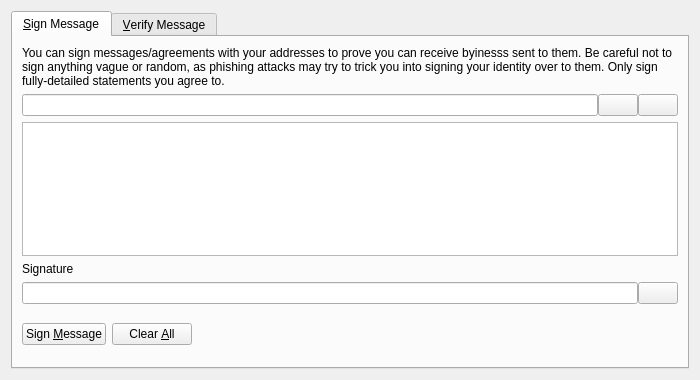
<?xml version="1.0" encoding="UTF-8"?>
<ui version="4.0">
 <class>SignVerifyMessageDialog</class>
 <widget class="QDialog" name="SignVerifyMessageDialog">
  <property name="geometry">
   <rect>
    <x>0</x>
    <y>0</y>
    <width>700</width>
    <height>380</height>
   </rect>
  </property>
  <property name="windowTitle">
   <string>Signatures - Sign / Verify a Message</string>
  </property>
  <property name="modal">
   <bool>true</bool>
  </property>
  <layout class="QVBoxLayout" name="verticalLayout">
   <item>
    <widget class="QTabWidget" name="tabWidget">
     <property name="currentIndex">
      <number>0</number>
     </property>
     <widget class="QWidget" name="tabSignMessage">
      <attribute name="title">
       <string>&amp;Sign Message</string>
      </attribute>
      <layout class="QVBoxLayout" name="verticalLayout_SM">
       <item>
        <widget class="QLabel" name="infoLabel_SM">
         <property name="text">
          <string>You can sign messages/agreements with your addresses to prove you can receive byinesss sent to them. Be careful not to sign anything vague or random, as phishing attacks may try to trick you into signing your identity over to them. Only sign fully-detailed statements you agree to.</string>
         </property>
         <property name="textFormat">
          <enum>Qt::PlainText</enum>
         </property>
         <property name="wordWrap">
          <bool>true</bool>
         </property>
        </widget>
       </item>
       <item>
        <layout class="QHBoxLayout" name="horizontalLayout_1_SM">
         <property name="spacing">
          <number>0</number>
         </property>
         <item>
          <widget class="QValidatedLineEdit" name="addressIn_SM">
           <property name="toolTip">
            <string>Byiness Coin - Digital Revelation address to sign the message with</string>
           </property>
          </widget>
         </item>
         <item>
          <widget class="QPushButton" name="addressBookButton_SM">
           <property name="toolTip">
            <string>Choose previously used address</string>
           </property>
           <property name="text">
            <string/>
           </property>
           <property name="icon">
            <iconset resource="../bitcoin.qrc">
             <normaloff>:/icons/address-book</normaloff>:/icons/address-book</iconset>
           </property>
           <property name="shortcut">
            <string>Alt+A</string>
           </property>
           <property name="autoDefault">
            <bool>false</bool>
           </property>
          </widget>
         </item>
         <item>
          <widget class="QPushButton" name="pasteButton_SM">
           <property name="toolTip">
            <string>Paste address from clipboard</string>
           </property>
           <property name="text">
            <string/>
           </property>
           <property name="icon">
            <iconset resource="../bitcoin.qrc">
             <normaloff>:/icons/editpaste</normaloff>:/icons/editpaste</iconset>
           </property>
           <property name="shortcut">
            <string>Alt+P</string>
           </property>
           <property name="autoDefault">
            <bool>false</bool>
           </property>
          </widget>
         </item>
        </layout>
       </item>
       <item>
        <widget class="QPlainTextEdit" name="messageIn_SM">
         <property name="toolTip">
          <string>Enter the message you want to sign here</string>
         </property>
        </widget>
       </item>
       <item>
        <widget class="QLabel" name="signatureLabel_SM">
         <property name="text">
          <string>Signature</string>
         </property>
         <property name="textFormat">
          <enum>Qt::PlainText</enum>
         </property>
        </widget>
       </item>
       <item>
        <layout class="QHBoxLayout" name="horizontalLayout_2_SM">
         <property name="spacing">
          <number>0</number>
         </property>
         <item>
          <widget class="QLineEdit" name="signatureOut_SM">
           <property name="font">
            <font>
             <italic>true</italic>
            </font>
           </property>
           <property name="readOnly">
            <bool>true</bool>
           </property>
          </widget>
         </item>
         <item>
          <widget class="QPushButton" name="copySignatureButton_SM">
           <property name="toolTip">
            <string>Copy the current signature to the system clipboard</string>
           </property>
           <property name="text">
            <string/>
           </property>
           <property name="icon">
            <iconset resource="../bitcoin.qrc">
             <normaloff>:/icons/editcopy</normaloff>:/icons/editcopy</iconset>
           </property>
           <property name="autoDefault">
            <bool>false</bool>
           </property>
          </widget>
         </item>
        </layout>
       </item>
       <item>
        <layout class="QHBoxLayout" name="horizontalLayout_3_SM">
         <item>
          <widget class="QPushButton" name="signMessageButton_SM">
           <property name="toolTip">
            <string>Sign the message to prove you own this Byiness Coin address</string>
           </property>
           <property name="text">
            <string>Sign &amp;Message</string>
           </property>
           <property name="icon">
            <iconset resource="../bitcoin.qrc">
             <normaloff>:/icons/edit</normaloff>:/icons/edit</iconset>
           </property>
           <property name="autoDefault">
            <bool>false</bool>
           </property>
          </widget>
         </item>
         <item>
          <widget class="QPushButton" name="clearButton_SM">
           <property name="toolTip">
            <string>Reset all sign message fields</string>
           </property>
           <property name="text">
            <string>Clear &amp;All</string>
           </property>
           <property name="icon">
            <iconset resource="../bitcoin.qrc">
             <normaloff>:/icons/remove</normaloff>:/icons/remove</iconset>
           </property>
           <property name="autoDefault">
            <bool>false</bool>
           </property>
          </widget>
         </item>
         <item>
          <spacer name="horizontalSpacer_1_SM">
           <property name="orientation">
            <enum>Qt::Horizontal</enum>
           </property>
           <property name="sizeHint" stdset="0">
            <size>
             <width>40</width>
             <height>48</height>
            </size>
           </property>
          </spacer>
         </item>
         <item>
          <widget class="QLabel" name="statusLabel_SM">
           <property name="font">
            <font>
             <weight>75</weight>
             <bold>true</bold>
            </font>
           </property>
           <property name="text">
            <string/>
           </property>
           <property name="wordWrap">
            <bool>true</bool>
           </property>
          </widget>
         </item>
         <item>
          <spacer name="horizontalSpacer_2_SM">
           <property name="orientation">
            <enum>Qt::Horizontal</enum>
           </property>
           <property name="sizeHint" stdset="0">
            <size>
             <width>40</width>
             <height>48</height>
            </size>
           </property>
          </spacer>
         </item>
        </layout>
       </item>
      </layout>
     </widget>
     <widget class="QWidget" name="tabVerifyMessage">
      <attribute name="title">
       <string>&amp;Verify Message</string>
      </attribute>
      <layout class="QVBoxLayout" name="verticalLayout_VM">
       <item>
        <widget class="QLabel" name="infoLabel_VM">
         <property name="text">
          <string>Enter the receiver's address, message (ensure you copy line breaks, spaces, tabs, etc. exactly) and signature below to verify the message. Be careful not to read more into the signature than what is in the signed message itself, to avoid being tricked by a man-in-the-middle attack. Note that this only proves the signing party receives with the address, it cannot prove sendership of any transaction!</string>
         </property>
         <property name="textFormat">
          <enum>Qt::PlainText</enum>
         </property>
         <property name="alignment">
          <set>Qt::AlignLeading|Qt::AlignLeft|Qt::AlignTop</set>
         </property>
         <property name="wordWrap">
          <bool>true</bool>
         </property>
        </widget>
       </item>
       <item>
        <layout class="QHBoxLayout" name="horizontalLayout_1_VM">
         <property name="spacing">
          <number>0</number>
         </property>
         <item>
          <widget class="QValidatedLineEdit" name="addressIn_VM">
           <property name="toolTip">
            <string>Byiness Coin - Digital Revelation address the message was signed with</string>
           </property>
          </widget>
         </item>
         <item>
          <widget class="QPushButton" name="addressBookButton_VM">
           <property name="toolTip">
            <string>Choose previously used address</string>
           </property>
           <property name="text">
            <string/>
           </property>
           <property name="icon">
            <iconset resource="../bitcoin.qrc">
             <normaloff>:/icons/address-book</normaloff>:/icons/address-book</iconset>
           </property>
           <property name="shortcut">
            <string>Alt+A</string>
           </property>
           <property name="autoDefault">
            <bool>false</bool>
           </property>
          </widget>
         </item>
        </layout>
       </item>
       <item>
        <widget class="QPlainTextEdit" name="messageIn_VM"/>
       </item>
       <item>
        <widget class="QValidatedLineEdit" name="signatureIn_VM"/>
       </item>
       <item>
        <layout class="QHBoxLayout" name="horizontalLayout_2_VM">
         <item>
          <widget class="QPushButton" name="verifyMessageButton_VM">
           <property name="toolTip">
            <string>Verify the message to ensure it was signed with the specified Byiness Coin address</string>
           </property>
           <property name="text">
            <string>Verify &amp;Message</string>
           </property>
           <property name="icon">
            <iconset resource="../bitcoin.qrc">
             <normaloff>:/icons/transaction_0</normaloff>:/icons/transaction_0</iconset>
           </property>
           <property name="autoDefault">
            <bool>false</bool>
           </property>
          </widget>
         </item>
         <item>
          <widget class="QPushButton" name="clearButton_VM">
           <property name="toolTip">
            <string>Reset all verify message fields</string>
           </property>
           <property name="text">
            <string>Clear &amp;All</string>
           </property>
           <property name="icon">
            <iconset resource="../bitcoin.qrc">
             <normaloff>:/icons/remove</normaloff>:/icons/remove</iconset>
           </property>
           <property name="autoDefault">
            <bool>false</bool>
           </property>
          </widget>
         </item>
         <item>
          <spacer name="horizontalSpacer_1_VM">
           <property name="orientation">
            <enum>Qt::Horizontal</enum>
           </property>
           <property name="sizeHint" stdset="0">
            <size>
             <width>40</width>
             <height>48</height>
            </size>
           </property>
          </spacer>
         </item>
         <item>
          <widget class="QLabel" name="statusLabel_VM">
           <property name="font">
            <font>
             <weight>75</weight>
             <bold>true</bold>
            </font>
           </property>
           <property name="text">
            <string/>
           </property>
           <property name="wordWrap">
            <bool>true</bool>
           </property>
          </widget>
         </item>
         <item>
          <spacer name="horizontalSpacer_2_VM">
           <property name="orientation">
            <enum>Qt::Horizontal</enum>
           </property>
           <property name="sizeHint" stdset="0">
            <size>
             <width>40</width>
             <height>48</height>
            </size>
           </property>
          </spacer>
         </item>
        </layout>
       </item>
      </layout>
     </widget>
    </widget>
   </item>
  </layout>
 </widget>
 <customwidgets>
  <customwidget>
   <class>QValidatedLineEdit</class>
   <extends>QLineEdit</extends>
   <header>qt/qvalidatedlineedit.h</header>
  </customwidget>
 </customwidgets>
 <resources>
  <include location="../bitcoin.qrc"/>
 </resources>
 <connections/>
</ui>
